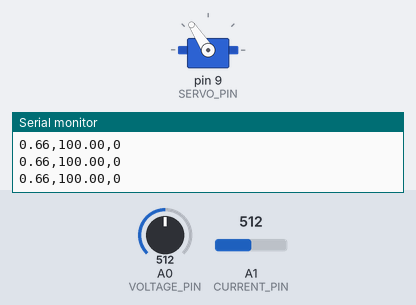
This sketch was run on a simulated Arduino Uno, built with avr-gcc and run on an emulated ATmega328P. Parts: servo, the last lines printed to the serial monitor. The test bench sets the inputs (shaded band); at power-on: A1 (CURRENT_PIN) = 512, A0 (VOLTAGE_PIN) = 512.

Above: at 2.2 s.
2.3 s: A1 (CURRENT_PIN) set to 716
At 3.6 s:
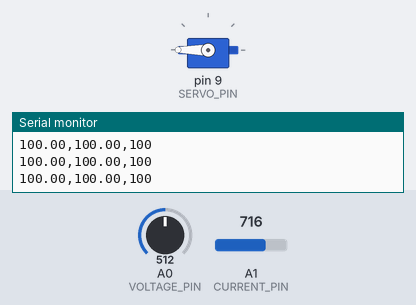
4.3 s: A1 (CURRENT_PIN) set to 541
6.8 s: A1 (CURRENT_PIN) set to 522
At 8.93 s:
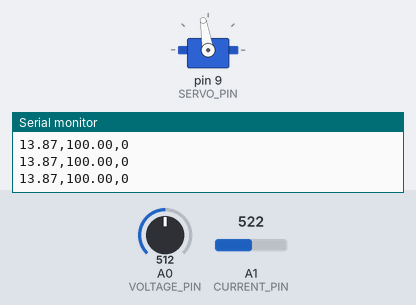
9.8 s: A0 (VOLTAGE_PIN) set to 306
At 11.1 s:
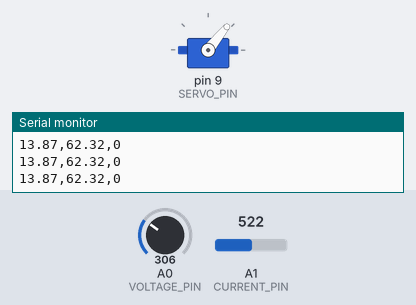
12.8 s: A0 (VOLTAGE_PIN) set to 511
Timing chart, 0 to 16.8 s (numbered marks = the images above; inputs shaded):
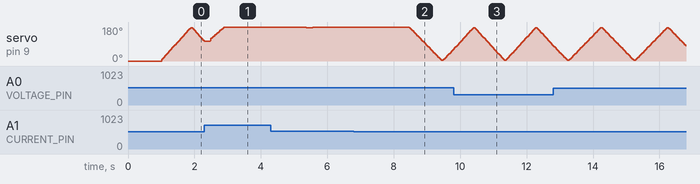

The sketch:

AMP_UNO_SKETCH.ino
```cpp
#include <Servo.h>

// ==================== GLOBAL OBJECTS ====================
Servo myServo;

// ==================== PIN ASSIGNMENTS ====================
const int SERVO_PIN   = 9;
const int CURRENT_PIN = A1;
const int VOLTAGE_PIN = A0;

// ==================== SENSOR CALIBRATION ====================
// ACS712ELC-05A / -20A → 185 mV per A
const float VREF = 5.0;
const float SENSITIVITY = 0.185;   // V per A
const float DIVIDER_RATIO = 5.0;   // 0–25V voltage module ≈ 5:1

// ==================== EXPECTED RANGES ====================
const float MAX_VOLTAGE = 12.0;
const float MAX_CURRENT = 2.0;

// ==================== SERVO CONTROL ====================
float servoPos = 0;          // global servo position
int stepDir = 1;             // +1 = forward, -1 = backward
const int STEP_SIZE = 3;     // degrees per step
unsigned long moveTimer = 0;
const unsigned long MOVE_INTERVAL = 2;  // ms per step update
const unsigned long FlagLatchTime = 3000;

// ==================== FLAGS / STATES ====================
bool flagSweep = true;       // normal sweeping motion
bool flagAvoid = false;      // resistance detected → avoidance
bool resistanceFlag = false; // raw current-based flag

// ==================== RESISTANCE DETECTION ====================
float avgCurrent = 0;
const float TRIGGER_LEVEL = 15.0;  // normalized %
const int BACKSTEP_HOLD = 120;     // ms pause when switching direction

// ==================== FUNCTION DECLARATIONS ====================
float readCurrentAmps();
float readVoltage();
void stepSweep();
void stepAvoid();
void checkResistance(float normCurrent);
void plotData(float normCurrent, float normVoltage);

// ==================== SETUP ====================
void setup() {
  Serial.begin(9600);
  myServo.attach(SERVO_PIN);
  myServo.write(servoPos);
  delay(1000);
  Serial.println("Servo sweep + avoidance flags active...");
}

// ==================== LOOP ====================
void loop() {
  // ---- Read sensors ----
  float current = readCurrentAmps();
  float voltage = readVoltage();

  avgCurrent = 0.8 * avgCurrent + 0.2 * current;
  float normCurrent = (fabs(avgCurrent) / MAX_CURRENT) * 100.0;
  float normVoltage = (voltage / MAX_VOLTAGE) * 100.0;
  normCurrent = constrain(normCurrent, 0, 100);
  normVoltage = constrain(normVoltage, 0, 100);

  // ---- Check for resistance ----
  checkResistance(normCurrent);

  // ---- Choose motion mode ----
  if (flagAvoid)
    stepAvoid();  // reverse direction until clear
  else
    stepSweep();  // normal sweeping motion

  // ---- Plot for Serial Plotter ----
  plotData(normCurrent, normVoltage);

  delay(2);
}

// ==================== FUNCTIONS ====================

// --- Read current (amps) ---
float readCurrentAmps() {
  int raw = analogRead(CURRENT_PIN);
  float v = raw * (VREF / 1023.0);
  return (v - 2.5) / SENSITIVITY;
}

// --- Read voltage (volts) ---
float readVoltage() {
  int raw = analogRead(VOLTAGE_PIN);
  return raw * (VREF / 1023.0) * DIVIDER_RATIO;
}

// --- Normal sweep motion (0↔180) ---
void stepSweep() {
  if (millis() - moveTimer >= MOVE_INTERVAL) {
    moveTimer = millis();
    servoPos += stepDir * STEP_SIZE;

    // Flip direction at edges
    if (servoPos >= 180) { servoPos = 180; stepDir = -1; }
    if (servoPos <= 0)   { servoPos = 0;   stepDir =  1; }

    myServo.write(servoPos);
  }
}

//--- Avoidance motion (reverse direction while resistance present) ---
//THIS WORKS BUT THE STEPBACK IS TOO FAR
// void stepAvoid() {
//   if (millis() - moveTimer >= MOVE_INTERVAL) {
//     moveTimer = millis();

//     // Move opposite of normal direction to retreat
//     servoPos -= stepDir * (STEP_SIZE * 0.4);

//     // Keep within safe limits
//     servoPos = constrain(servoPos, 0, 180);
//     myServo.write(servoPos);
//   }
// }

//trying this to shorten stepback
void stepAvoid() {
  static int stepsLeft = 0;          // how many back steps to do

  if (stepsLeft == 0) {
    stepsLeft = 1;                   // try 3 backsteps total
  }

  if (millis() - moveTimer >= MOVE_INTERVAL && stepsLeft > 0) {
    moveTimer = millis();

    servoPos -= stepDir * STEP_SIZE; // same speed as normal
    servoPos = constrain(servoPos, 0, 180);
    myServo.write(servoPos);

    stepsLeft--;
  }

  if (!flagAvoid) {
    stepsLeft = 0;                   // reset for next time
  }
}


// --- Check resistance and set flags ---
// void checkResistance(float normCurrent) {
//   if (normCurrent > TRIGGER_LEVEL) {
//     if (!resistanceFlag) {
//       resistanceFlag = true;
//       flagSweep = false;
//       flagAvoid = true;
//       Serial.print("⚠ Resistance detected at ");
//       Serial.print(servoPos);
//       Serial.println("° → switching to AVOID mode");
//       delay(BACKSTEP_HOLD);
//     }
//   }
//   else {
//     if (resistanceFlag) {
//       resistanceFlag = false;
//       flagSweep = true;
//       flagAvoid = false;
//       Serial.print("✅ Obstacle cleared at ");
//       Serial.print(servoPos);
//       Serial.println("° → resuming SWEEP mode");
//       delay(BACKSTEP_HOLD);
//     }
//   }
// }

// --- Check resistance and set flag once (latching behavior) ---
void checkResistance(float normCurrent) {
  static unsigned long triggerTime = 0;  // time when triggered

  // Trigger once if current exceeds threshold and latch isn't already set
  if (normCurrent > TRIGGER_LEVEL && !resistanceFlag) {
    resistanceFlag = true;
    flagAvoid = !flagAvoid;  // toggle once per trigger
    triggerTime = millis();
    Serial.print("⚠ Triggered latch at ");
    Serial.print(servoPos);
    Serial.print("° → flagAvoid is now ");
    Serial.println(flagAvoid ? "ON" : "OFF");
    delay(BACKSTEP_HOLD);
  }
  if (resistanceFlag && (millis() - triggerTime >= FlagLatchTime)) {
    resistanceFlag = false;
    flagAvoid = !flagAvoid;
    Serial.print("✅ Auto-reset after 1s at ");
    Serial.print(servoPos);
    Serial.println("° → resuming SWEEP mode");
  }
}

// --- Serial Plotter output ---
void plotData(float normCurrent, float normVoltage) {
  Serial.print(normCurrent);                 // Blue = current
  Serial.print(",");
  Serial.print(normVoltage);                 // Orange = voltage
  Serial.print(",");
  Serial.println(flagAvoid ? 100 : 0);       // Green = flag (avoid active)
}
```

Measured:
- the behaviour switches between 523 and 522 on A1 (CURRENT_PIN) (found by bisection; images 1 and 2)
